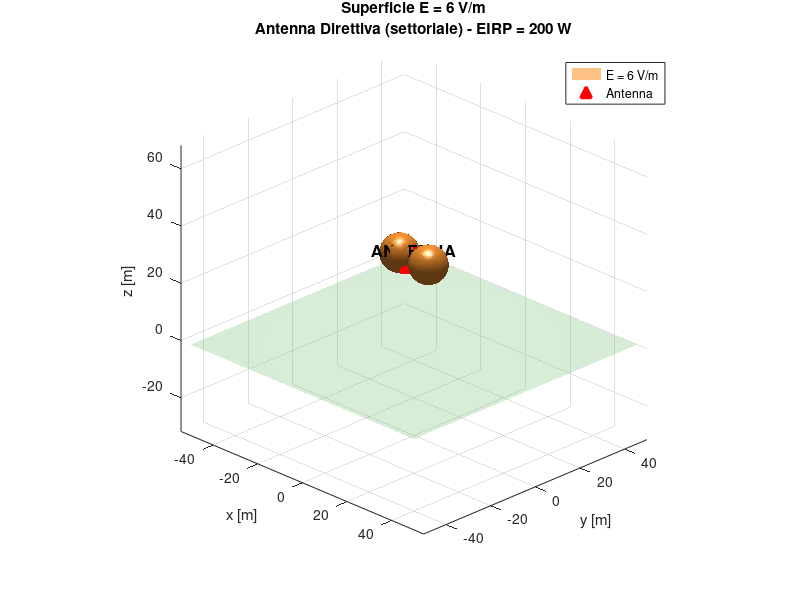
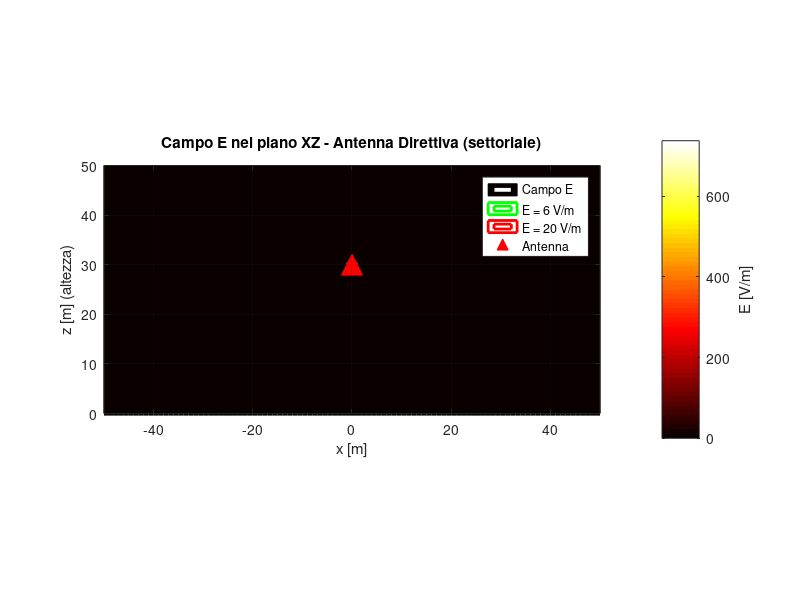
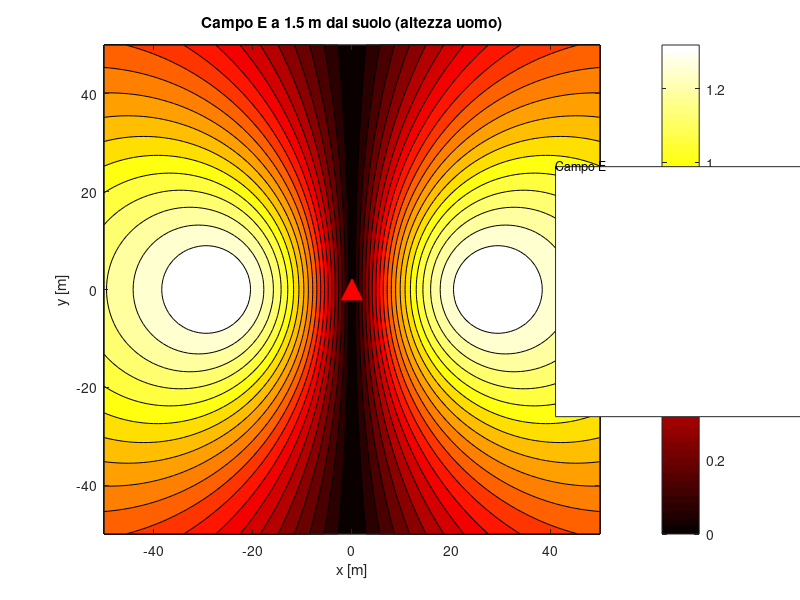

Recreate these plots in MATLAB, in order. (Note: this script raises an error after producing the figures.)
%% ESEMPIO: Stazione Radio Base (SRB) per Telefonia Mobile
%
% Questo esempio mostra come calcolare il campo elettrico generato da una
% stazione radio base (antenna per telefonia mobile) e determinare le
% distanze di sicurezza.
%
% SCENARIO:
%   Una SRB GSM/LTE è installata sul tetto di un edificio a 30 m di altezza.
%   L'antenna è di tipo direttivo (pannello settoriale).
%   EIRP = 200 W (tipico per copertura urbana).
%   Vogliamo verificare che il campo E sia < 6 V/m nelle aree accessibili.
%
% Autore: Federico Sabbadini
% Data: 2024

%% SETUP
close all; clc; clear;
addpath('../src/core');  % Percorso funzioni

%% PARAMETRI DEL PROBLEMA

% Potenza EIRP [W] - Equivalent Isotropically Radiated Power
EIRP = 200;

% Costante k (da formula campo lontano: E = sqrt(30*EIRP)/r)
k = sqrt(30 * EIRP);
fprintf('EIRP = %.0f W → k = %.2f\n', EIRP, k);

% Tipo di antenna
%   'isotropa'  - riferimento teorico
%   'dipolo'    - diagramma a ciambella
%   'direttiva' - pannello settoriale (tipico SRB)
%   'parabola'  - fascio molto stretto
tipo_antenna = 'direttiva';

% Posizione dell'antenna [m]
x_ant = 0;
y_ant = 0;
z_ant = 30;  % Altezza dal suolo

% Limiti normativi [V/m]
limite_attenzione = 6;    % Valore attenzione italiano
limite_esposizione = 20;  % Limite esposizione italiano

%% GRIGLIA DI CALCOLO 3D

% Range spaziale [m]
range = 50;
step = 1;  % Risoluzione (aumentare per calcolo più veloce)

x = -range:step:range;
y = -range:step:range;
z = 0:step:range;  % Solo sopra il suolo

[X, Y, Z] = meshgrid(x, y, z);

%% CALCOLO DEL CAMPO ELETTRICO

% Distanza dall'antenna
R = sqrt((X - x_ant).^2 + (Y - y_ant).^2 + (Z - z_ant).^2);
R(R < 0.1) = 0.1;  % Evita singolarità

% Angoli sferici (rispetto all'antenna)
dx = X - x_ant;
dy = Y - y_ant;
dz = Z - z_ant;

theta = acos(dz ./ R);  % Angolo zenitale
phi = atan2(dy, dx);    % Angolo azimutale

% Diagramma di radiazione
switch tipo_antenna
    case 'isotropa'
        F = ones(size(R));
        nome_tipo = 'Isotropa';
    case 'dipolo'
        F = abs(sin(theta));
        nome_tipo = 'Dipolo';
    case 'direttiva'
        F = abs(sin(theta) .* cos(phi));  % Lobo principale verso x positivo
        nome_tipo = 'Direttiva (settoriale)';
    case 'parabola'
        F = cos(theta).^4;
        F(theta > pi/3) = 0;  % Fascio stretto
        nome_tipo = 'Parabolica';
end

% Campo elettrico [V/m]
E = k .* F ./ R;

%% VISUALIZZAZIONE 1: ISOSUPERFICIE 6 V/m

figure('Name', 'Superficie Isovalore 6 V/m', 'Position', [100, 100, 800, 700]);

% Isosuperficie
p = patch(isosurface(x, y, z, E, limite_attenzione));
set(p, 'FaceColor', [1, 0.6, 0.2], 'EdgeColor', 'none', 'FaceAlpha', 0.6);

% Illuminazione
camlight('headlight');
lighting gouraud;

% Antenna
hold on;
plot3(x_ant, y_ant, z_ant, 'r^', 'MarkerSize', 20, 'MarkerFaceColor', 'r', 'LineWidth', 2);
text(x_ant, y_ant, z_ant + 3, 'ANTENNA', 'FontSize', 12, 'FontWeight', 'bold', ...
     'HorizontalAlignment', 'center');

% Piano del suolo
[Xg, Yg] = meshgrid(x, y);
surf(Xg, Yg, zeros(size(Xg)), 'FaceColor', [0.5, 0.8, 0.5], 'FaceAlpha', 0.3, 'EdgeColor', 'none');
hold off;

xlabel('x [m]');
ylabel('y [m]');
zlabel('z [m]');
title(sprintf('Superficie E = %.0f V/m\nAntenna %s - EIRP = %.0f W', ...
              limite_attenzione, nome_tipo, EIRP));
axis equal;
grid on;
view(45, 25);
legend('E = 6 V/m', 'Antenna', 'Location', 'northeast');

%% VISUALIZZAZIONE 2: PIANI CARATTERISTICI

% Piano XZ (y = 0) - Vista laterale
figure('Name', 'Piano Verticale XZ', 'Position', [150, 150, 800, 500]);

idx_y0 = find(y == 0);
E_xz = squeeze(E(:, idx_y0, :))';

contourf(x, z, E_xz, 20);
colormap('hot');
cb = colorbar;
ylabel(cb, 'E [V/m]');

hold on;
% Curve isolivello dei limiti
[c6, ~] = contour(x, z, E_xz, [6, 6], 'g', 'LineWidth', 2);
[c20, ~] = contour(x, z, E_xz, [20, 20], 'r', 'LineWidth', 2);

% Antenna
plot(x_ant, z_ant, 'r^', 'MarkerSize', 15, 'MarkerFaceColor', 'r');

% Suolo
plot(x, zeros(size(x)), 'k-', 'LineWidth', 3);
hold off;

xlabel('x [m]');
ylabel('z [m] (altezza)');
title(sprintf('Campo E nel piano XZ - Antenna %s', nome_tipo));
legend('Campo E', 'E = 6 V/m', 'E = 20 V/m', 'Antenna', 'Location', 'northeast');
axis equal;
grid on;

% Piano XY (z = 1.5 m) - Altezza uomo
figure('Name', 'Piano Orizzontale (z = 1.5 m)', 'Position', [200, 200, 800, 600]);

z_uomo = 1.5;  % Altezza tipica
idx_z = find(z >= z_uomo, 1);
E_xy = squeeze(E(:, :, idx_z));

contourf(x, y, E_xy, 20);
colormap('hot');
cb = colorbar;
ylabel(cb, 'E [V/m]');

hold on;
[c6, ~] = contour(x, y, E_xy, [6, 6], 'g', 'LineWidth', 2);
plot(x_ant, y_ant, 'r^', 'MarkerSize', 15, 'MarkerFaceColor', 'r');
hold off;

xlabel('x [m]');
ylabel('y [m]');
title(sprintf('Campo E a %.1f m dal suolo (altezza uomo)', z_uomo));
legend('Campo E', 'E = 6 V/m', 'Antenna', 'Location', 'northeast');
axis equal;
grid on;

%% ANALISI DELLE DISTANZE DI SICUREZZA

fprintf('\n========================================\n');
fprintf('ANALISI STAZIONE RADIO BASE\n');
fprintf('========================================\n\n');
fprintf('Parametri:\n');
fprintf('  Tipo antenna: %s\n', nome_tipo);
fprintf('  EIRP: %.0f W\n', EIRP);
fprintf('  Altezza antenna: %.0f m\n', z_ant);
fprintf('  Costante k: %.2f\n\n', k);

% Distanza teorica per antenna isotropa
r_6V = k / 6;
r_20V = k / 20;
fprintf('Distanze teoriche (antenna isotropa):\n');
fprintf('  E = 6 V/m:  %.1f m\n', r_6V);
fprintf('  E = 20 V/m: %.1f m\n\n', r_20V);

% Campo al suolo sotto l'antenna
E_sotto = E(y==0, x==0, z==0);
fprintf('Campo E al suolo (sotto antenna): %.2f V/m\n', E_sotto);

% Campo a 50 m di distanza orizzontale
idx_50m = find(x >= 50, 1);
E_50m = E(y==0, idx_50m, idx_z);
fprintf('Campo E a 50m (altezza uomo): %.2f V/m\n\n', E_50m);

% Verifica conformità
if max(E_xy(:)) < limite_attenzione
    fprintf('✓ Campo E < 6 V/m a livello uomo in tutta l''area\n');
else
    fprintf('✗ Attenzione: alcune zone superano 6 V/m a livello uomo\n');
end

fprintf('\n========================================\n');
fprintf('Nota: per antenne direttive il campo massimo\n');
fprintf('si trova nella direzione di puntamento.\n');
fprintf('========================================\n');
